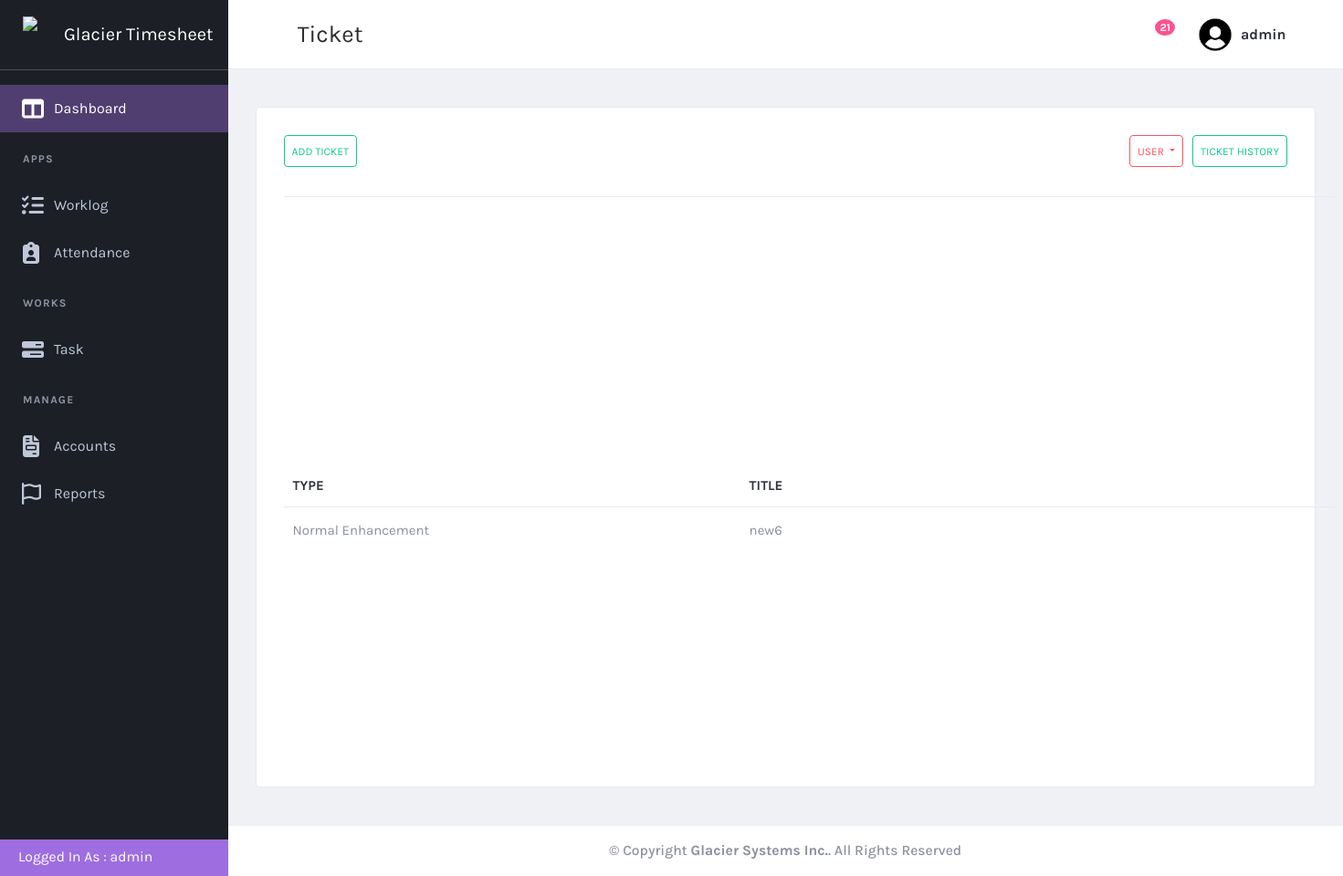
Page /task/task/ (signed in) on the earlier database version.
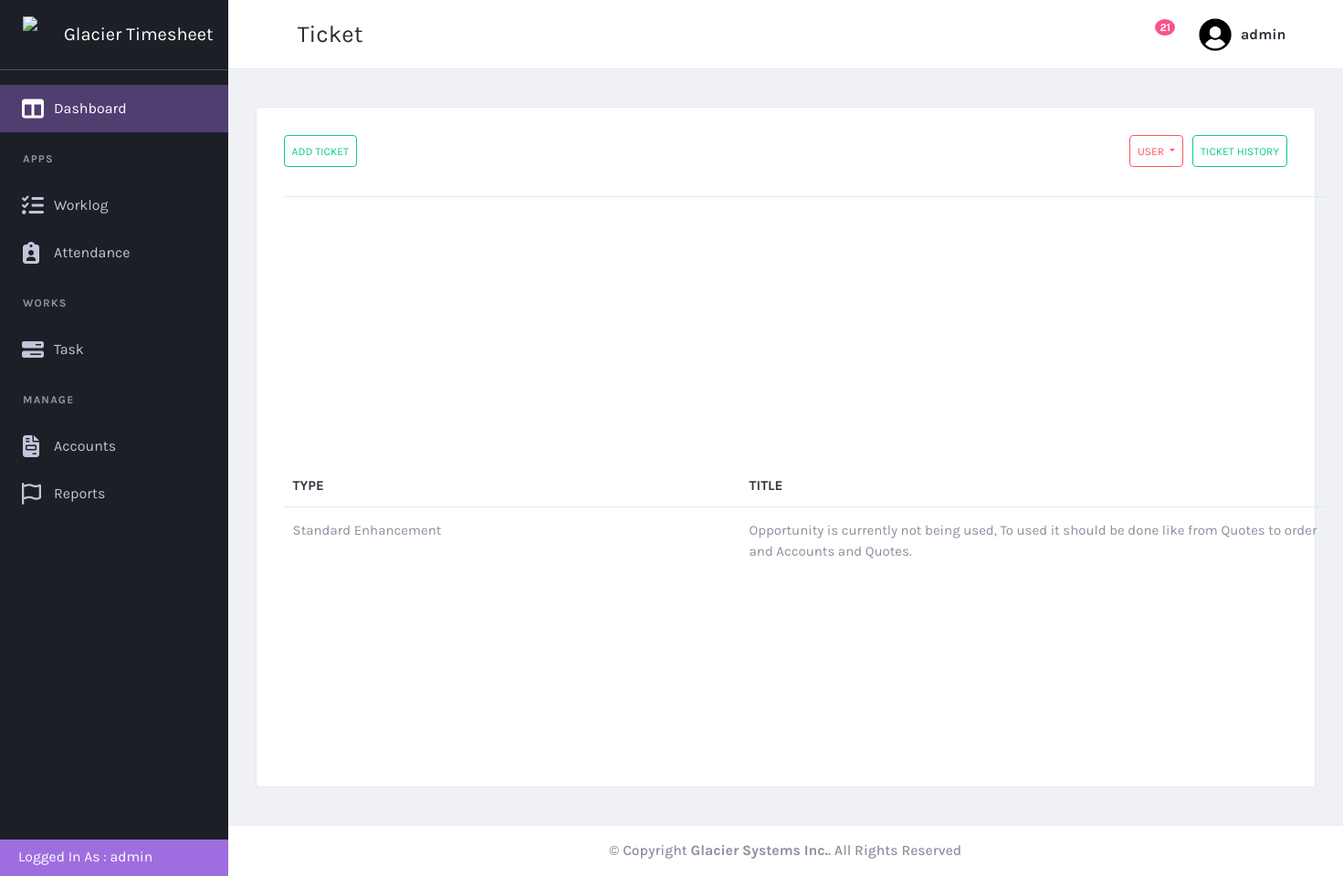
Same page on the later database version.
### task/models.py (models this page shows, shortened)
class ticket(models.Model):
    ticket_id = models.CharField(max_length = 200, null = False)
    ticket_title = models.CharField(max_length=200, null=False)
    customer = models.ForeignKey(customer, on_delete=models.CASCADE, null=True)
    ticket_type = models.ForeignKey(ticket_type, on_delete=models.CASCADE, null=True)
    date_opened = models.DateField(null=True)
    priority = models.ForeignKey(priority_type, on_delete=models.CASCADE, null = True)
    assigned_to = models.ManyToManyField(User, related_name="assigned_tickets")  # Allow multiple users
    last_updated = models.DateTimeField(null=True)
    last_updated_by = models.ForeignKey(User, on_delete=models.CASCADE, null = True, related_name="last_updated_by")
    state = models.ForeignKey(state, on_delete=models.CASCADE, null=True)
    operational_notes = models.CharField(max_length=200, null=True)
    closed_date = models.DateField(null=True)
    solution = models.TextField(max_length=500 )

class ticket_type(models.Model):
  name = models.CharField(max_length=100, null = True)
  def __str__(self):
    return f"{self.name}"

### task/views.py (the view)
# urls.py: path('task/',views.task, name='task'),
@login_required
def task(request):
    customers = customer.objects.all()
    users = User.objects.all()
    tickettype = ticket_type.objects.all()
    priority = priority_type.objects.all()
    statelist = state.objects.all()
    tickets = ticket.objects.all()
    if not request.user.is_staff:
        tickets = tickets.filter(assigned_to=request.user)
    return render(request, 'task.html', {
        'ticketlist':tickets,
        'users':users,
        'customers': customers,
        'tickettype': tickettype,
        'priority': priority,
        'state': statelist
        })

### customer/models.py (called while the page is built)
  def __str__(self):
    return self.name

### task/models.py (called while the page is built)
   def __str__(self):
    return f"{self.state_name}"

### task/templates/task.html (shortened to what this page needs)
{% extends "base.html" %}
{% load static %}
{% block page-title %}Ticket{% endblock page-title %}
{% block content %}
    <div class="content-wrapper">
        <div class="content">
            <div class="card card-default">
                <div class="card-header">
                    <button type="button" class="btn btn-outline-success small-btn" data-toggle="modal" data-target="#exampleModalForm" {% if not request.user.is_staff %}hidden{% endif %}>
                        Add Ticket
                    </button>
                    <div class="d-flex justify-content-end " style="gap: 10px;">
                        <div class="btn-group " role="group" aria-label="Basic example" {% if not request.user.is_staff %}hidden{% endif %}>
                            <button type="button" class="btn btn-outline-danger dropdown-toggle small-btn " id="userbtnGroupDrop" data-toggle="dropdown" aria-haspopup="true" aria-expanded="false">
                                {% if selected_user %}
                                    {{ selected_user.first_name }}
                                {% else %}
                                    User
                                {% endif %}
                            </button>
                        </div>
                        <a href = "{% url 'taskhistory' %}" class="btn btn-outline-success small-btn d-flex justify-content-center align-items-center text-center" >
                            Ticket History
                        </a>
                    </div>
                </div>
                <div class="card-body">
                    <table id="productsTable" class="table table-hover table-product" style="width:100%">
                      <thead>
                        <tr class="column">
                            <th class = "type-column">Type&nbsp&nbsp</th>
                            <th class = "title-column">Title&nbsp&nbsp&nbsp&nbsp&nbsp&nbsp&nbsp&nbsp</th>
                        </tr>
                      </thead>
                      <tbody>
                        {% for i in ticketlist %}
                            {% if i.state.state_name != "Completed" %}
                            <tr onclick="window.location='{% url 'taskdetails' i.id%}'">
                                    <td>{{i.ticket_type}}</td>
                                    <td style = "width:10px;">{{i.ticket_title}}</td>
                                </tr>
                            {% endif %}
                        {% endfor %}
                      </tbody>
                    </table>
                </div>
            </div>
        </div>
    </div>
{% endblock  %}

### templates/base.html (shortened to what this page needs)
{% load static %}
<!DOCTYPE html>
<html lang="en" dir="ltr">
  <head>
    <link href="{% static 'plugins/material/css/materialdesignicons.min.css' %}" rel="stylesheet" />
    <link href="{% static 'plugins/simplebar/simplebar.css' %}" rel="stylesheet" />
    <link href="{% static 'plugins/nprogress/nprogress.css' %}" rel="stylesheet" />
    <link href="{% static 'plugins/DataTables/DataTables-1.10.18/css/jquery.dataTables.min.css' %}" rel="stylesheet" />
    <link href="{% static 'plugins/jvectormap/jquery-jvectormap-2.0.3.css' %}" rel="stylesheet" />
    <link href="{% static 'plugins/daterangepicker/daterangepicker.css' %}" rel="stylesheet" />
    <link href="https://cdn.quilljs.com/1.3.6/quill.snow.css" rel="stylesheet">
    <link href="{% static 'plugins/toaster/toastr.min.css' %}" rel="stylesheet" />
    <link href="{% static 'plugins/prism/prism.css' %}" rel="stylesheet" />
    <link href="{% static 'plugins/select2/css/select2.min.css' %}" rel="stylesheet" />
    <link id="main-css-href" rel="stylesheet" href="{% static 'css/style.css' %}" />
  </head>
  <body class="navbar-fixed sidebar-fixed" id="body">
    <div class="wrapper">
      <aside class="left-sidebar sidebar-dark" id="left-sidebar">
        <div id="sidebar" class="sidebar sidebar-with-footer">
          <div class="app-brand">
            <a href="{% url 'dashboard' %}">
              <img src="{% static 'images/glacierlogo.png' %}" alt="Mono" height = 40px width = 40px >
              <span class="brand-name">Glacier Timesheet</span>
            </a>
          </div>
          <div class="sidebar-left" data-simplebar style="height: 100%;">
            <ul class="nav sidebar-inner" id="sidebar-menu">
                <li
                  class="active"
                  >
                  <a class="sidenav-item-link" href="{% url 'dashboard' %}">
                    <i class="fa-solid fa-table-columns"></i>
                    <span class="nav-text">Dashboard</span>
                  </a>
                </li>
                <li class="section-title">
                  Apps
                </li>
                <li
                  >
                  <a class="sidenav-item-link" href="#">
                    <i class="fa-solid fa-list-check"></i>
                    <span class="nav-text">Worklog</span>
                  </a>
                </li>
                <li  class="has-sub" >
                  <a class="sidenav-item-link" href="javascript:void(0)" data-toggle="collapse" data-target="#attendance"
                    aria-expanded="false" aria-controls="email">
                    <i class="fa-solid fa-clipboard-user"></i>
                    <span class="nav-text">Attendance</span> <b class="caret"></b>
                  </a>
                </li>
                <li class="section-title">
                  Works
                </li>
                <li  class="has-sub" >
                  <a class="sidenav-item-link" href="javascript:void(0)" data-toggle="collapse" data-target="#task"
                    aria-expanded="false" aria-controls="email">
                    <i class="fa-solid fa-bars-progress"></i>
                    <span class="nav-text">Task</span> <b class="caret"></b>
                  </a>
                </li>
                <li class="section-title">
                  Manage
                </li>
                <li  class="has-sub" >
                  <a class="sidenav-item-link" href="javascript:void(0)" data-toggle="collapse" data-target="#accounts"
                    aria-expanded="false" aria-controls="email">
                    <i class="fa-solid fa-file-invoice"></i>
                    <span class="nav-text">Accounts</span> <b class="caret"></b>
                  </a>
                </li>
                <li  class="has-sub" >
                  <a class="sidenav-item-link" href="javascript:void(0)" data-toggle="collapse" data-target="#reports"
                    aria-expanded="false" aria-controls="email">
                    <i class="fa-regular fa-flag"></i>
                    <span class="nav-text">Reports</span> <b class="caret"></b>
                  </a>
                </li>
              </ul>
          </div>
            <div class="sidebar-footer  " >
              <div class="sidebar-footer-content d-flex align-items-center p-4" style="height: 40px; ">
                  <p style="color:white;">Logged In As : {{user.username}}</P>
              </div>
            </div>
        </div>
      </aside>
      <div class="page-wrapper">
        <header class="main-header" id="header">
          <nav class="navbar navbar-expand-lg navbar-light" id="navbar">
            <button id="sidebar-toggler" class="sidebar-toggle">
            </button>
            <span class="page-title">{% block page-title %}Dashboard{% endblock page-title %}</span>
            <div class="navbar-right ">
              <ul class="nav navbar-nav">
                <li class="custom-dropdown">
                  <button class="notify-toggler custom-dropdown-toggler">
                    <span class="badge badge-xs rounded-circle">21</span>
                  </button>
                </li>
                <li class="dropdown user-menu">
                  <button class="dropdown-toggle nav-link" data-toggle="dropdown">
                    <img src="{% static 'images/usericon.png' %}" class="user-image rounded-circle" alt="User Image" />
                    <span class="d-none d-lg-inline-block">{{user.username}}</span>
                  </button>
                </li>
              </ul>
            </div>
          </nav>
        </header>
        {% block content %}
        {% endblock %}
        <footer class="footer mt-auto">
          <div class="copyright bg-white d-flex align-items-center justify-content-center">
            <p>
              &copy; Copyright <strong><span>Glacier Systems Inc.</span></strong>. All Rights Reserved
            </p>
          </div>
        </footer>
      </div>
    </div>
  </body>
</html>

Differences in the rows shown:
removed ticket: ticket_type "Normal Enhancement", ticket_title "new6"
added ticket: ticket_type "Standard Enhancement", ticket_title "Opportunity is currently not being used, To used it should be done like from Quotes to order and Accounts and Quotes."
